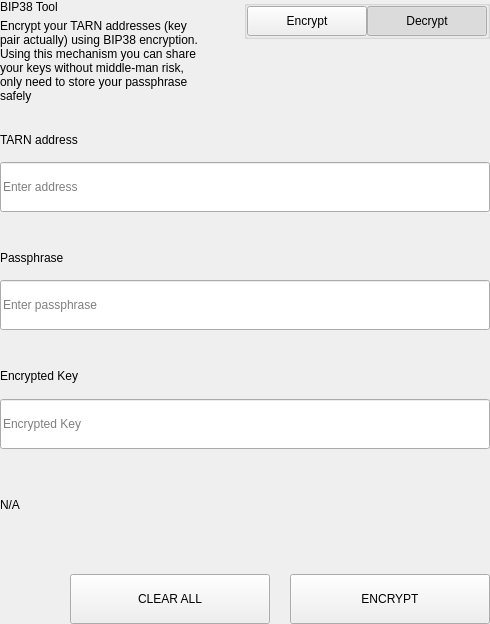
<?xml version="1.0" encoding="UTF-8"?>
<ui version="4.0">
 <class>SettingsBitToolWidget</class>
 <widget class="QWidget" name="SettingsBitToolWidget">
  <property name="geometry">
   <rect>
    <x>0</x>
    <y>0</y>
    <width>490</width>
    <height>624</height>
   </rect>
  </property>
  <property name="windowTitle">
   <string>Form</string>
  </property>
  <layout class="QVBoxLayout" name="verticalLayout">
   <property name="spacing">
    <number>0</number>
   </property>
   <property name="leftMargin">
    <number>0</number>
   </property>
   <property name="topMargin">
    <number>0</number>
   </property>
   <property name="rightMargin">
    <number>0</number>
   </property>
   <property name="bottomMargin">
    <number>0</number>
   </property>
   <item>
    <widget class="QWidget" name="left" native="true">
     <layout class="QVBoxLayout" name="verticalLayout_3">
      <property name="leftMargin">
       <number>0</number>
      </property>
      <property name="topMargin">
       <number>0</number>
      </property>
      <property name="rightMargin">
       <number>0</number>
      </property>
      <property name="bottomMargin">
       <number>0</number>
      </property>
      <item>
       <layout class="QVBoxLayout" name="verticalLayout_2">
        <property name="spacing">
         <number>0</number>
        </property>
        <item>
         <layout class="QHBoxLayout" name="horizontalLayout_3" stretch="3,1">
          <property name="spacing">
           <number>40</number>
          </property>
          <item>
           <layout class="QVBoxLayout" name="verticalLayoutTitle">
            <property name="spacing">
             <number>5</number>
            </property>
            <item>
             <widget class="QLabel" name="labelTitle">
              <property name="text">
               <string>BIP38 Tool</string>
              </property>
             </widget>
            </item>
            <item>
             <widget class="QLabel" name="labelSubtitle1">
              <property name="text">
               <string>Encrypt your TARN addresses (key pair actually) using BIP38 encryption.
Using this mechanism you can share your keys without middle-man risk, only need to store your passphrase safely</string>
              </property>
              <property name="wordWrap">
               <bool>true</bool>
              </property>
             </widget>
            </item>
           </layout>
          </item>
          <item alignment="Qt::AlignTop">
           <widget class="QGroupBox" name="groupBox">
            <property name="title">
             <string/>
            </property>
            <property name="alignment">
             <set>Qt::AlignLeading|Qt::AlignLeft|Qt::AlignTop</set>
            </property>
            <layout class="QHBoxLayout" name="horizontalLayout_4">
             <property name="spacing">
              <number>0</number>
             </property>
             <property name="leftMargin">
              <number>0</number>
             </property>
             <property name="topMargin">
              <number>0</number>
             </property>
             <property name="rightMargin">
              <number>0</number>
             </property>
             <property name="bottomMargin">
              <number>0</number>
             </property>
             <item>
              <spacer name="horizontalSpacer">
               <property name="orientation">
                <enum>Qt::Horizontal</enum>
               </property>
               <property name="sizeHint" stdset="0">
                <size>
                 <width>40</width>
                 <height>20</height>
                </size>
               </property>
              </spacer>
             </item>
             <item>
              <widget class="QPushButton" name="pushLeft">
               <property name="minimumSize">
                <size>
                 <width>120</width>
                 <height>30</height>
                </size>
               </property>
               <property name="maximumSize">
                <size>
                 <width>120</width>
                 <height>30</height>
                </size>
               </property>
               <property name="focusPolicy">
                <enum>Qt::NoFocus</enum>
               </property>
               <property name="text">
                <string>Encrypt</string>
               </property>
               <property name="checkable">
                <bool>true</bool>
               </property>
               <property name="autoExclusive">
                <bool>true</bool>
               </property>
              </widget>
             </item>
             <item>
              <widget class="QPushButton" name="pushRight">
               <property name="minimumSize">
                <size>
                 <width>120</width>
                 <height>30</height>
                </size>
               </property>
               <property name="maximumSize">
                <size>
                 <width>120</width>
                 <height>30</height>
                </size>
               </property>
               <property name="focusPolicy">
                <enum>Qt::NoFocus</enum>
               </property>
               <property name="text">
                <string>Decrypt</string>
               </property>
               <property name="checkable">
                <bool>true</bool>
               </property>
               <property name="checked">
                <bool>true</bool>
               </property>
               <property name="autoExclusive">
                <bool>true</bool>
               </property>
              </widget>
             </item>
            </layout>
           </widget>
          </item>
         </layout>
        </item>
        <item>
         <widget class="QStackedWidget" name="stackedWidget">
          <property name="currentIndex">
           <number>1</number>
          </property>
          <widget class="QWidget" name="pageDecrypt">
           <layout class="QVBoxLayout" name="verticalLayout_5">
            <property name="spacing">
             <number>0</number>
            </property>
            <property name="leftMargin">
             <number>0</number>
            </property>
            <property name="topMargin">
             <number>0</number>
            </property>
            <property name="rightMargin">
             <number>0</number>
            </property>
            <property name="bottomMargin">
             <number>0</number>
            </property>
            <item>
             <widget class="QWidget" name="widget" native="true">
              <property name="minimumSize">
               <size>
                <width>0</width>
                <height>100</height>
               </size>
              </property>
              <layout class="QVBoxLayout" name="verticalLayout_4">
               <property name="spacing">
                <number>0</number>
               </property>
               <property name="leftMargin">
                <number>0</number>
               </property>
               <property name="topMargin">
                <number>0</number>
               </property>
               <property name="rightMargin">
                <number>0</number>
               </property>
               <property name="bottomMargin">
                <number>0</number>
               </property>
               <item>
                <spacer name="verticalSpacer_2">
                 <property name="orientation">
                  <enum>Qt::Vertical</enum>
                 </property>
                 <property name="sizeType">
                  <enum>QSizePolicy::Fixed</enum>
                 </property>
                 <property name="sizeHint" stdset="0">
                  <size>
                   <width>20</width>
                   <height>20</height>
                  </size>
                 </property>
                </spacer>
               </item>
               <item>
                <layout class="QHBoxLayout" name="horizontalLayout_6" stretch="2">
                 <property name="spacing">
                  <number>0</number>
                 </property>
                 <item>
                  <layout class="QVBoxLayout" name="verticalLayout_7">
                   <property name="spacing">
                    <number>9</number>
                   </property>
                   <item>
                    <widget class="QLabel" name="labelSubtitleKey">
                     <property name="minimumSize">
                      <size>
                       <width>0</width>
                       <height>20</height>
                      </size>
                     </property>
                     <property name="maximumSize">
                      <size>
                       <width>16777215</width>
                       <height>20</height>
                      </size>
                     </property>
                     <property name="text">
                      <string>Encrypted key</string>
                     </property>
                    </widget>
                   </item>
                   <item>
                    <widget class="QLineEdit" name="lineEditKey">
                     <property name="minimumSize">
                      <size>
                       <width>0</width>
                       <height>50</height>
                      </size>
                     </property>
                     <property name="maximumSize">
                      <size>
                       <width>16777215</width>
                       <height>50</height>
                      </size>
                     </property>
                     <property name="placeholderText">
                      <string>Enter a encrypted key</string>
                     </property>
                    </widget>
                   </item>
                  </layout>
                 </item>
                </layout>
               </item>
               <item>
                <spacer name="verticalSpacer_3">
                 <property name="orientation">
                  <enum>Qt::Vertical</enum>
                 </property>
                 <property name="sizeType">
                  <enum>QSizePolicy::Fixed</enum>
                 </property>
                 <property name="sizeHint" stdset="0">
                  <size>
                   <width>20</width>
                   <height>20</height>
                  </size>
                 </property>
                </spacer>
               </item>
               <item>
                <layout class="QVBoxLayout" name="verticalLayout_9">
                 <property name="spacing">
                  <number>9</number>
                 </property>
                 <item>
                  <widget class="QLabel" name="labelSubtitlePassphrase">
                   <property name="maximumSize">
                    <size>
                     <width>16777215</width>
                     <height>20</height>
                    </size>
                   </property>
                   <property name="text">
                    <string>Passphrase</string>
                   </property>
                  </widget>
                 </item>
                 <item>
                  <widget class="QLineEdit" name="lineEditPassphrase">
                   <property name="minimumSize">
                    <size>
                     <width>0</width>
                     <height>50</height>
                    </size>
                   </property>
                   <property name="maximumSize">
                    <size>
                     <width>16777215</width>
                     <height>50</height>
                    </size>
                   </property>
                   <property name="placeholderText">
                    <string>Enter a passphrase</string>
                   </property>
                  </widget>
                 </item>
                </layout>
               </item>
               <item>
                <spacer name="verticalSpacer_4">
                 <property name="orientation">
                  <enum>Qt::Vertical</enum>
                 </property>
                 <property name="sizeType">
                  <enum>QSizePolicy::Fixed</enum>
                 </property>
                 <property name="sizeHint" stdset="0">
                  <size>
                   <width>20</width>
                   <height>20</height>
                  </size>
                 </property>
                </spacer>
               </item>
               <item>
                <widget class="QWidget" name="widget_3" native="true">
                 <property name="sizePolicy">
                  <sizepolicy hsizetype="Preferred" vsizetype="Fixed">
                   <horstretch>0</horstretch>
                   <verstretch>0</verstretch>
                  </sizepolicy>
                 </property>
                 <layout class="QVBoxLayout" name="verticalLayout_10">
                  <property name="spacing">
                   <number>9</number>
                  </property>
                  <property name="leftMargin">
                   <number>0</number>
                  </property>
                  <property name="topMargin">
                   <number>0</number>
                  </property>
                  <property name="rightMargin">
                   <number>0</number>
                  </property>
                  <property name="bottomMargin">
                   <number>0</number>
                  </property>
                  <item>
                   <widget class="QLabel" name="labelSubtitleDecryptResult">
                    <property name="minimumSize">
                     <size>
                      <width>0</width>
                      <height>20</height>
                     </size>
                    </property>
                    <property name="maximumSize">
                     <size>
                      <width>16777215</width>
                      <height>20</height>
                     </size>
                    </property>
                    <property name="text">
                     <string>Decrypted address result</string>
                    </property>
                   </widget>
                  </item>
                  <item>
                   <widget class="QWidget" name="widget_4" native="true">
                    <layout class="QHBoxLayout" name="horizontalLayout" stretch="6,0,1">
                     <property name="spacing">
                      <number>0</number>
                     </property>
                     <property name="leftMargin">
                      <number>0</number>
                     </property>
                     <property name="topMargin">
                      <number>0</number>
                     </property>
                     <property name="rightMargin">
                      <number>0</number>
                     </property>
                     <property name="bottomMargin">
                      <number>0</number>
                     </property>
                     <item alignment="Qt::AlignVCenter">
                      <widget class="QLineEdit" name="lineEditDecryptResult">
                       <property name="minimumSize">
                        <size>
                         <width>0</width>
                         <height>50</height>
                        </size>
                       </property>
                       <property name="maximumSize">
                        <size>
                         <width>16777215</width>
                         <height>50</height>
                        </size>
                       </property>
                       <property name="placeholderText">
                        <string>Decrypted Address</string>
                       </property>
                      </widget>
                     </item>
                     <item>
                      <spacer name="horizontalSpacer_4">
                       <property name="orientation">
                        <enum>Qt::Horizontal</enum>
                       </property>
                       <property name="sizeType">
                        <enum>QSizePolicy::Fixed</enum>
                       </property>
                       <property name="sizeHint" stdset="0">
                        <size>
                         <width>20</width>
                         <height>50</height>
                        </size>
                       </property>
                      </spacer>
                     </item>
                     <item>
                      <widget class="QPushButton" name="pushButtonImport">
                       <property name="minimumSize">
                        <size>
                         <width>140</width>
                         <height>40</height>
                        </size>
                       </property>
                       <property name="text">
                        <string>Import Address</string>
                       </property>
                      </widget>
                     </item>
                    </layout>
                   </widget>
                  </item>
                 </layout>
                </widget>
               </item>
               <item>
                <widget class="QLabel" name="statusLabel_DEC">
                 <property name="maximumSize">
                  <size>
                   <width>16777215</width>
                   <height>40</height>
                  </size>
                 </property>
                 <property name="text">
                  <string/>
                 </property>
                </widget>
               </item>
               <item>
                <spacer name="verticalSpacer">
                 <property name="orientation">
                  <enum>Qt::Vertical</enum>
                 </property>
                 <property name="sizeType">
                  <enum>QSizePolicy::Preferred</enum>
                 </property>
                 <property name="sizeHint" stdset="0">
                  <size>
                   <width>20</width>
                   <height>20</height>
                  </size>
                 </property>
                </spacer>
               </item>
               <item>
                <layout class="QHBoxLayout" name="horizontalLayout_7">
                 <property name="spacing">
                  <number>0</number>
                 </property>
                 <item>
                  <spacer name="horizontalSpacer_5">
                   <property name="orientation">
                    <enum>Qt::Horizontal</enum>
                   </property>
                   <property name="sizeType">
                    <enum>QSizePolicy::Expanding</enum>
                   </property>
                   <property name="sizeHint" stdset="0">
                    <size>
                     <width>40</width>
                     <height>20</height>
                    </size>
                   </property>
                  </spacer>
                 </item>
                 <item>
                  <widget class="QPushButton" name="pushButtonDecryptClear">
                   <property name="minimumSize">
                    <size>
                     <width>200</width>
                     <height>50</height>
                    </size>
                   </property>
                   <property name="maximumSize">
                    <size>
                     <width>200</width>
                     <height>50</height>
                    </size>
                   </property>
                   <property name="text">
                    <string>CLEAR</string>
                   </property>
                  </widget>
                 </item>
                 <item>
                  <spacer name="horizontalSpacer_3">
                   <property name="orientation">
                    <enum>Qt::Horizontal</enum>
                   </property>
                   <property name="sizeType">
                    <enum>QSizePolicy::Fixed</enum>
                   </property>
                   <property name="sizeHint" stdset="0">
                    <size>
                     <width>20</width>
                     <height>20</height>
                    </size>
                   </property>
                  </spacer>
                 </item>
                 <item>
                  <widget class="QPushButton" name="pushButtonDecrypt">
                   <property name="minimumSize">
                    <size>
                     <width>200</width>
                     <height>50</height>
                    </size>
                   </property>
                   <property name="maximumSize">
                    <size>
                     <width>200</width>
                     <height>50</height>
                    </size>
                   </property>
                   <property name="text">
                    <string>DECRYPT KEY</string>
                   </property>
                  </widget>
                 </item>
                </layout>
               </item>
              </layout>
             </widget>
            </item>
           </layout>
          </widget>
          <widget class="QWidget" name="pageEncrypt">
           <layout class="QVBoxLayout" name="verticalLayout_11">
            <property name="spacing">
             <number>0</number>
            </property>
            <property name="leftMargin">
             <number>0</number>
            </property>
            <property name="topMargin">
             <number>0</number>
            </property>
            <property name="rightMargin">
             <number>0</number>
            </property>
            <property name="bottomMargin">
             <number>0</number>
            </property>
            <item>
             <spacer name="verticalSpacer_8">
              <property name="orientation">
               <enum>Qt::Vertical</enum>
              </property>
              <property name="sizeType">
               <enum>QSizePolicy::Fixed</enum>
              </property>
              <property name="sizeHint" stdset="0">
               <size>
                <width>20</width>
                <height>20</height>
               </size>
              </property>
             </spacer>
            </item>
            <item>
             <widget class="QWidget" name="containerAddressEnc" native="true">
              <layout class="QVBoxLayout" name="containerAddressEncLayout">
               <property name="spacing">
                <number>5</number>
               </property>
               <property name="leftMargin">
                <number>0</number>
               </property>
               <property name="topMargin">
                <number>0</number>
               </property>
               <property name="rightMargin">
                <number>0</number>
               </property>
               <property name="bottomMargin">
                <number>0</number>
               </property>
               <item>
                <widget class="QLabel" name="labelSubtitleAddress">
                 <property name="minimumSize">
                  <size>
                   <width>0</width>
                   <height>20</height>
                  </size>
                 </property>
                 <property name="maximumSize">
                  <size>
                   <width>16777215</width>
                   <height>20</height>
                  </size>
                 </property>
                 <property name="text">
                  <string>TARN address</string>
                 </property>
                </widget>
               </item>
               <item>
                <widget class="QLineEdit" name="addressIn_ENC">
                 <property name="minimumSize">
                  <size>
                   <width>0</width>
                   <height>50</height>
                  </size>
                 </property>
                 <property name="placeholderText">
                  <string>Enter address</string>
                 </property>
                </widget>
               </item>
              </layout>
             </widget>
            </item>
            <item>
             <spacer name="verticalSpacer_6">
              <property name="orientation">
               <enum>Qt::Vertical</enum>
              </property>
              <property name="sizeType">
               <enum>QSizePolicy::Fixed</enum>
              </property>
              <property name="sizeHint" stdset="0">
               <size>
                <width>20</width>
                <height>20</height>
               </size>
              </property>
             </spacer>
            </item>
            <item>
             <widget class="QWidget" name="containerAddress" native="true">
              <layout class="QHBoxLayout" name="horizontalLayout_9" stretch="2">
               <property name="spacing">
                <number>0</number>
               </property>
               <property name="leftMargin">
                <number>0</number>
               </property>
               <property name="topMargin">
                <number>0</number>
               </property>
               <property name="rightMargin">
                <number>0</number>
               </property>
               <property name="bottomMargin">
                <number>0</number>
               </property>
               <item>
                <layout class="QVBoxLayout" name="verticalLayout_8">
                 <property name="spacing">
                  <number>5</number>
                 </property>
                 <item>
                  <widget class="QLabel" name="labelSubtitleMessage">
                   <property name="minimumSize">
                    <size>
                     <width>0</width>
                     <height>20</height>
                    </size>
                   </property>
                   <property name="maximumSize">
                    <size>
                     <width>16777215</width>
                     <height>20</height>
                    </size>
                   </property>
                   <property name="text">
                    <string>Passphrase</string>
                   </property>
                  </widget>
                 </item>
                 <item>
                  <widget class="QLineEdit" name="passphraseIn_ENC">
                   <property name="minimumSize">
                    <size>
                     <width>0</width>
                     <height>50</height>
                    </size>
                   </property>
                   <property name="maximumSize">
                    <size>
                     <width>16777215</width>
                     <height>50</height>
                    </size>
                   </property>
                   <property name="placeholderText">
                    <string>Enter passphrase</string>
                   </property>
                  </widget>
                 </item>
                </layout>
               </item>
              </layout>
             </widget>
            </item>
            <item>
             <spacer name="verticalSpacer_7">
              <property name="orientation">
               <enum>Qt::Vertical</enum>
              </property>
              <property name="sizeType">
               <enum>QSizePolicy::Fixed</enum>
              </property>
              <property name="sizeHint" stdset="0">
               <size>
                <width>20</width>
                <height>20</height>
               </size>
              </property>
             </spacer>
            </item>
            <item>
             <widget class="QWidget" name="widget_2" native="true">
              <property name="minimumSize">
               <size>
                <width>0</width>
                <height>75</height>
               </size>
              </property>
              <property name="maximumSize">
               <size>
                <width>16777215</width>
                <height>16777215</height>
               </size>
              </property>
              <layout class="QVBoxLayout" name="verticalLayout_6">
               <property name="leftMargin">
                <number>0</number>
               </property>
               <property name="topMargin">
                <number>0</number>
               </property>
               <property name="rightMargin">
                <number>0</number>
               </property>
               <property name="bottomMargin">
                <number>0</number>
               </property>
               <item>
                <widget class="QLabel" name="labelSubtitleEncryptedKey">
                 <property name="minimumSize">
                  <size>
                   <width>0</width>
                   <height>20</height>
                  </size>
                 </property>
                 <property name="maximumSize">
                  <size>
                   <width>16777215</width>
                   <height>20</height>
                  </size>
                 </property>
                 <property name="text">
                  <string>Encrypted Key</string>
                 </property>
                </widget>
               </item>
               <item>
                <widget class="QLineEdit" name="encryptedKeyOut_ENC">
                 <property name="minimumSize">
                  <size>
                   <width>0</width>
                   <height>50</height>
                  </size>
                 </property>
                 <property name="placeholderText">
                  <string>Encrypted Key</string>
                 </property>
                </widget>
               </item>
              </layout>
             </widget>
            </item>
            <item>
             <widget class="QLabel" name="statusLabel_ENC">
              <property name="text">
               <string notr="true">N/A</string>
              </property>
             </widget>
            </item>
            <item>
             <spacer name="verticalSpacer_5">
              <property name="orientation">
               <enum>Qt::Vertical</enum>
              </property>
              <property name="sizeType">
               <enum>QSizePolicy::Fixed</enum>
              </property>
              <property name="sizeHint" stdset="0">
               <size>
                <width>20</width>
                <height>20</height>
               </size>
              </property>
             </spacer>
            </item>
            <item>
             <layout class="QHBoxLayout" name="horizontalLayout_8">
              <property name="spacing">
               <number>0</number>
              </property>
              <item>
               <spacer name="horizontalSpacer_6">
                <property name="orientation">
                 <enum>Qt::Horizontal</enum>
                </property>
                <property name="sizeType">
                 <enum>QSizePolicy::Expanding</enum>
                </property>
                <property name="sizeHint" stdset="0">
                 <size>
                  <width>40</width>
                  <height>20</height>
                 </size>
                </property>
               </spacer>
              </item>
              <item>
               <widget class="QPushButton" name="pushButtonClear">
                <property name="minimumSize">
                 <size>
                  <width>200</width>
                  <height>50</height>
                 </size>
                </property>
                <property name="focusPolicy">
                 <enum>Qt::NoFocus</enum>
                </property>
                <property name="text">
                 <string>CLEAR ALL</string>
                </property>
               </widget>
              </item>
              <item>
               <spacer name="horizontalSpacer_2">
                <property name="orientation">
                 <enum>Qt::Horizontal</enum>
                </property>
                <property name="sizeType">
                 <enum>QSizePolicy::Fixed</enum>
                </property>
                <property name="sizeHint" stdset="0">
                 <size>
                  <width>20</width>
                  <height>20</height>
                 </size>
                </property>
               </spacer>
              </item>
              <item>
               <widget class="QPushButton" name="pushButtonEncrypt">
                <property name="minimumSize">
                 <size>
                  <width>200</width>
                  <height>50</height>
                 </size>
                </property>
                <property name="maximumSize">
                 <size>
                  <width>200</width>
                  <height>50</height>
                 </size>
                </property>
                <property name="focusPolicy">
                 <enum>Qt::NoFocus</enum>
                </property>
                <property name="text">
                 <string>ENCRYPT</string>
                </property>
               </widget>
              </item>
             </layout>
            </item>
           </layout>
          </widget>
         </widget>
        </item>
       </layout>
      </item>
     </layout>
    </widget>
   </item>
  </layout>
 </widget>
 <resources/>
 <connections/>
</ui>
